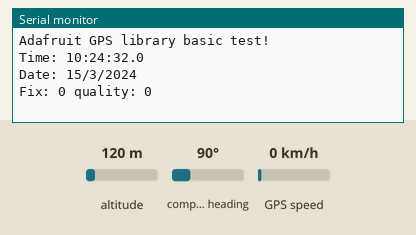
The sketch below on a simulated Arduino Mega 2560, built with avr-gcc and run on an emulated ATmega2560. Parts: the last lines printed to the serial monitor. The inputs (shaded band) are chosen by the test bench; at power-on: altitude 120 m, compass heading 90°, GPS speed 0 km/h. The GPS gets a fix after 3 s at 37.7749, -122.4194 with 8 satellites.

Above: at 2.2 s.
2.3 s: altitude set to 20 m
At 5.2 s:
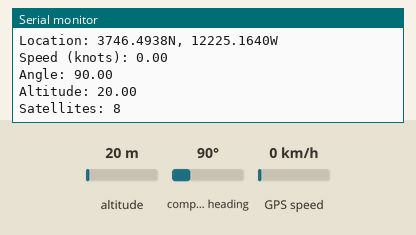
5.5 s: compass heading set to 7°
At 6.8 s:
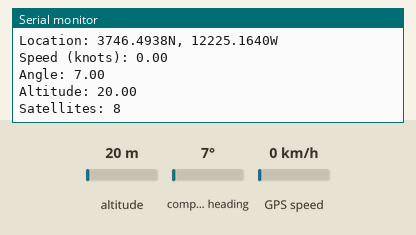
7.0 s: GPS speed set to 2 km/h
Timing chart, 0 to 10.0 s (numbered marks = the images above; inputs shaded):
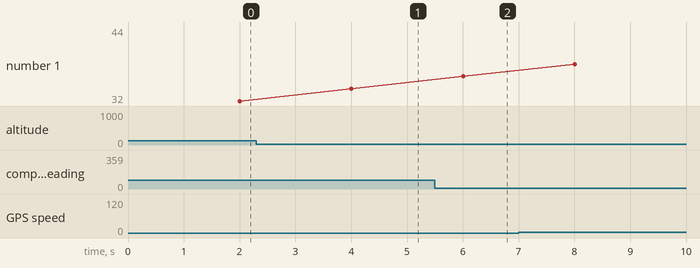

The sketch:

GPS_Output.ino
```cpp
#include <Adafruit_GPS.h>
Adafruit_GPS GPS(&Serial1);
#define GPSECHO  false
void setup()
{
  Serial.begin(115200);
  Serial.println("Adafruit GPS library basic test!");

  Serial1.begin(9600);

  GPS.sendCommand(PMTK_SET_NMEA_UPDATE_1HZ);   // 1 Hz update rate
  GPS.sendCommand(PGCMD_ANTENNA);

  delay(1000);
}


uint32_t timer = millis();
void loop()                     // run over and over again
{
  // in case you are not using the interrupt above, you'll
  // need to 'hand query' the GPS, not suggested :(
//  if (! usingInterrupt) {
    // read data from the GPS in the 'main loop'
    char c = GPS.read();
    // if you want to debug, this is a good time to do it!
    if (GPSECHO)
      if (c) Serial.print(c);
//  }

  // if a sentence is received, we can check the checksum, parse it...
  if (GPS.newNMEAreceived()) {
    // a tricky thing here is if we print the NMEA sentence, or data
    // we end up not listening and catching other sentences!
    // so be very wary if using OUTPUT_ALLDATA and trytng to print out data
    //Serial.println(GPS.lastNMEA());   // this also sets the newNMEAreceived() flag to false

    if (!GPS.parse(GPS.lastNMEA()))   // this also sets the newNMEAreceived() flag to false
      return;  // we can fail to parse a sentence in which case we should just wait for another
  }

  // if millis() or timer wraps around, we'll just reset it
  if (timer > millis())  timer = millis();

  // approximately every 2 seconds or so, print out the current stats
  if (millis() - timer > 2000) {
    timer = millis(); // reset the timer

    Serial.print("\nTime: ");
    Serial.print(GPS.hour, DEC); Serial.print(':');
    Serial.print(GPS.minute, DEC); Serial.print(':');
    Serial.print(GPS.seconds, DEC); Serial.print('.');
    Serial.println(GPS.milliseconds);
    Serial.print("Date: ");
    Serial.print(GPS.day, DEC); Serial.print('/');
    Serial.print(GPS.month, DEC); Serial.print("/20");
    Serial.println(GPS.year, DEC);
    Serial.print("Fix: "); Serial.print((int)GPS.fix);
    Serial.print(" quality: "); Serial.println((int)GPS.fixquality);
    system("echo 'Location Not found' > locFile");
    if (GPS.fix) {
      Serial.print("Location: ");
      Serial.print(GPS.latitude, 4); Serial.print(GPS.lat);
      Serial.print(", ");
      Serial.print(GPS.longitude, 4); Serial.println(GPS.lon);

      int latTK = (int) (GPS.latitude * 10000 + 0.5);
      int lonTK = (int) (GPS.longitude * 10000 +  0.5);

      String data = "Lat: ";
      data += latTK;
      data += " Long: ";
      data += lonTK;


      String cmd = "echo '";
      cmd += data;
      cmd += "' > locFile ";

      int buffLen = cmd.length();
      char cmdArr[buffLen];

      cmd.toCharArray(cmdArr, buffLen);

      system(cmdArr);

      Serial.print("Speed (knots): "); Serial.println(GPS.speed);
      Serial.print("Angle: "); Serial.println(GPS.angle);
      Serial.print("Altitude: "); Serial.println(GPS.altitude);
      Serial.print("Satellites: "); Serial.println((int)GPS.satellites);
    }
  }
}
```

Measured:
- after the input at 2.3 s, the serial monitor: prints a new line after 1.7 s (image 1)
- after the input at 5.5 s, the serial monitor: prints a new line after 0.51 s (image 2)
